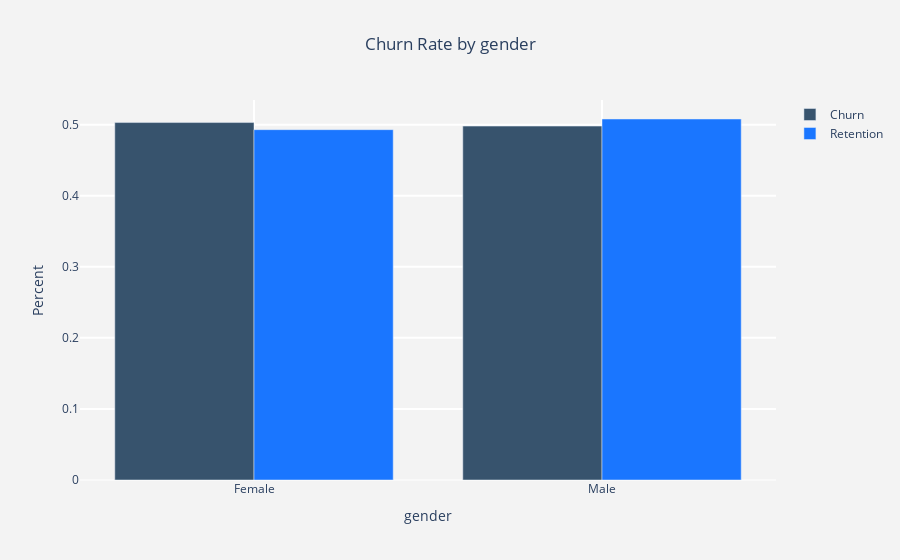
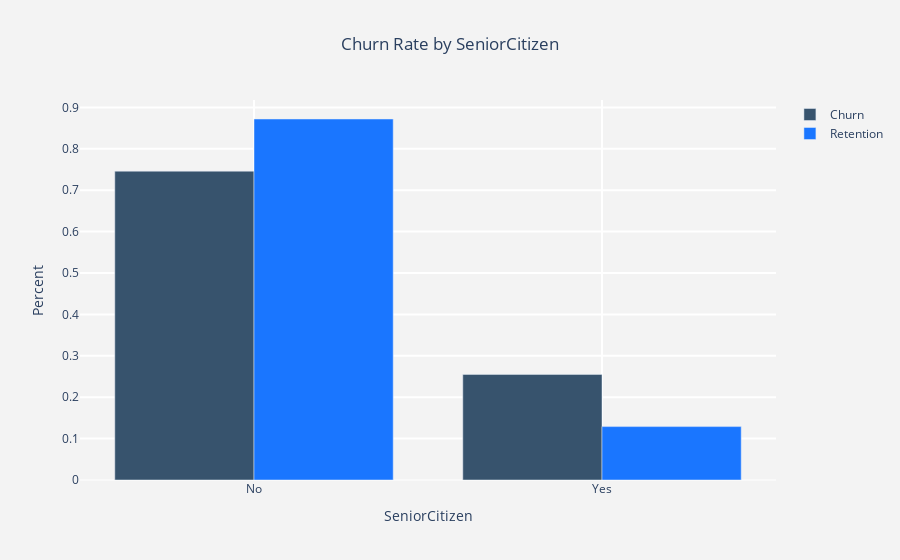
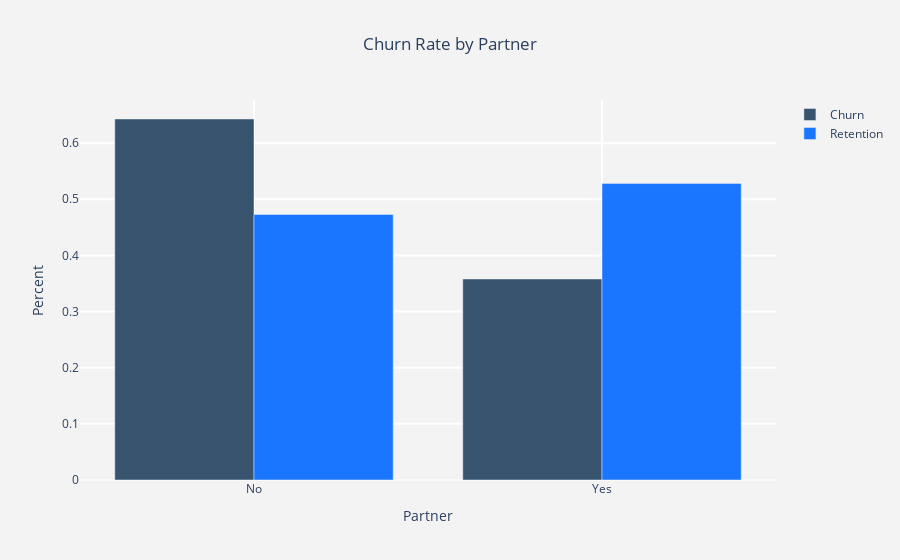
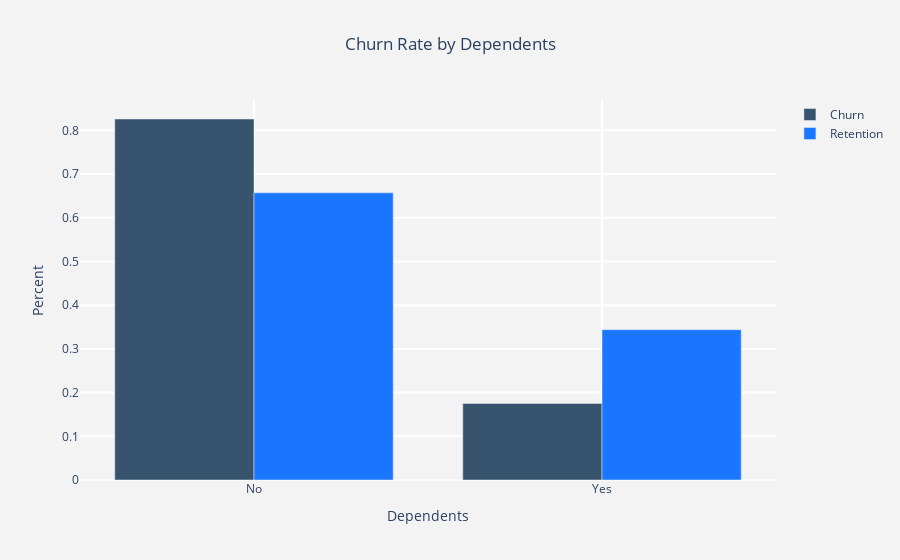

The code cell stored with these charts, in order, in its notebook:
### Code cell
for col in categorical:
    barplot_rounded(col)

### Figure 1 — Plotly figure (JSON) as saved in the notebook; plotly's stock layout.template omitted (floating-point values rounded to 4 significant figures)
{"data": [{"marker": {"color": "rgb(55, 83, 109)"}, "name": "Churn", "type": "bar", "x": ["Female", "Male"], "y": [0.503, 0.498]}, {"marker": {"color": "rgb(26, 118, 255)"}, "name": "Retention", "type": "bar", "x": ["Male", "Female"], "y": [0.508, 0.493]}], "layout": {"paper_bgcolor": "rgb(243,243,243)", "plot_bgcolor": "rgb(243,243,243)", "title": {"text": "Churn Rate by gender", "x": 0.5}, "xaxis": {"gridcolor": "rgb(255, 255, 255)", "gridwidth": 2, "ticklen": 5, "title": {"text": "gender"}, "zerolinewidth": 1}, "yaxis": {"gridcolor": "rgb(255, 255, 255)", "gridwidth": 2, "ticklen": 5, "title": {"text": "Percent"}, "zerolinewidth": 1}}}

### Figure 2 — Plotly figure (JSON) as saved in the notebook; plotly's stock layout.template omitted (floating-point values rounded to 4 significant figures)
{"data": [{"marker": {"color": "rgb(55, 83, 109)"}, "name": "Churn", "type": "bar", "x": ["No", "Yes"], "y": [0.746, 0.255]}, {"marker": {"color": "rgb(26, 118, 255)"}, "name": "Retention", "type": "bar", "x": ["No", "Yes"], "y": [0.872, 0.129]}], "layout": {"paper_bgcolor": "rgb(243,243,243)", "plot_bgcolor": "rgb(243,243,243)", "title": {"text": "Churn Rate by SeniorCitizen", "x": 0.5}, "xaxis": {"gridcolor": "rgb(255, 255, 255)", "gridwidth": 2, "ticklen": 5, "title": {"text": "SeniorCitizen"}, "zerolinewidth": 1}, "yaxis": {"gridcolor": "rgb(255, 255, 255)", "gridwidth": 2, "ticklen": 5, "title": {"text": "Percent"}, "zerolinewidth": 1}}}

### Figure 3 — Plotly figure (JSON) as saved in the notebook; plotly's stock layout.template omitted (floating-point values rounded to 4 significant figures)
{"data": [{"marker": {"color": "rgb(55, 83, 109)"}, "name": "Churn", "type": "bar", "x": ["No", "Yes"], "y": [0.643, 0.358]}, {"marker": {"color": "rgb(26, 118, 255)"}, "name": "Retention", "type": "bar", "x": ["Yes", "No"], "y": [0.528, 0.473]}], "layout": {"paper_bgcolor": "rgb(243,243,243)", "plot_bgcolor": "rgb(243,243,243)", "title": {"text": "Churn Rate by Partner", "x": 0.5}, "xaxis": {"gridcolor": "rgb(255, 255, 255)", "gridwidth": 2, "ticklen": 5, "title": {"text": "Partner"}, "zerolinewidth": 1}, "yaxis": {"gridcolor": "rgb(255, 255, 255)", "gridwidth": 2, "ticklen": 5, "title": {"text": "Percent"}, "zerolinewidth": 1}}}

### Figure 4 — Plotly figure (JSON) as saved in the notebook; plotly's stock layout.template omitted (floating-point values rounded to 4 significant figures)
{"data": [{"marker": {"color": "rgb(55, 83, 109)"}, "name": "Churn", "type": "bar", "x": ["No", "Yes"], "y": [0.826, 0.175]}, {"marker": {"color": "rgb(26, 118, 255)"}, "name": "Retention", "type": "bar", "x": ["No", "Yes"], "y": [0.657, 0.344]}], "layout": {"paper_bgcolor": "rgb(243,243,243)", "plot_bgcolor": "rgb(243,243,243)", "title": {"text": "Churn Rate by Dependents", "x": 0.5}, "xaxis": {"gridcolor": "rgb(255, 255, 255)", "gridwidth": 2, "ticklen": 5, "title": {"text": "Dependents"}, "zerolinewidth": 1}, "yaxis": {"gridcolor": "rgb(255, 255, 255)", "gridwidth": 2, "ticklen": 5, "title": {"text": "Percent"}, "zerolinewidth": 1}}}
